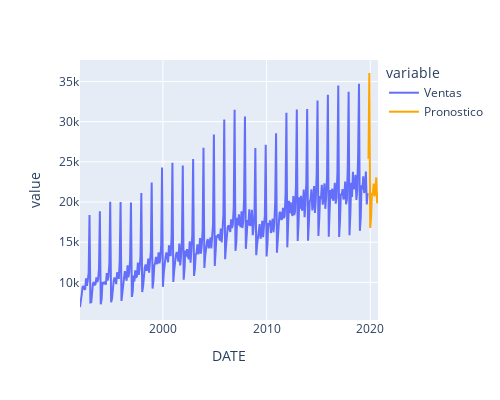

This figure's notebook cell:
### Markdown cell above
### Unir las gráficas de plotly

https://stackoverflow.com/questions/65124833/plotly-how-to-combine-scatter-and-line-plots-using-plotly-express

### Code cell
fig = px.line(df)
fig2 = px.line(df_pronostico)
fig2.update_traces(line = dict(color = 'orange'))
fig.add_trace(fig2.data[0])
fig.update_layout(width = 500, height = 400)
fig.show()

### Figure 1 — Plotly figure (JSON) as saved in the notebook; plotly's stock layout.template omitted (floating-point values rounded to 4 significant figures; data arrays with more than 128 entries replaced by an {"elided": "..."} marker saying what was removed)
{"data": [{"hovertemplate": "variable=Ventas<br>DATE=%{x}<br>value=%{y}<extra></extra>", "legendgroup": "Ventas", "line": {"color": "#636efa", "dash": "solid"}, "marker": {"symbol": "circle"}, "mode": "lines", "name": "Ventas", "orientation": "v", "showlegend": true, "type": "scatter", "x": {"elided": "334 str values"}, "xaxis": "x", "y": {"elided": "334 int values"}, "yaxis": "y"}, {"hovertemplate": "variable=Pronostico<br>index=%{x}<br>value=%{y}<extra></extra>", "legendgroup": "Pronostico", "line": {"color": "orange", "dash": "solid"}, "marker": {"symbol": "circle"}, "mode": "lines", "name": "Pronostico", "orientation": "v", "showlegend": true, "type": "scatter", "x": ["2019-11-01T00:00:00", "2019-12-01T00:00:00", "2020-01-01T00:00:00", "2020-02-01T00:00:00", "2020-03-01T00:00:00", "2020-04-01T00:00:00", "2020-05-01T00:00:00", "2020-06-01T00:00:00", "2020-07-01T00:00:00", "2020-08-01T00:00:00", "2020-09-01T00:00:00", "2020-10-01T00:00:00"], "xaxis": "x", "y": [25380.0, 36050.0, 16760.0, 18110.0, 21130.0, 20880.0, 22280.0, 20700.0, 21260.0, 23060.0, 19840.0, 21060.0], "yaxis": "y"}], "layout": {"height": 400, "legend": {"title": {"text": "variable"}, "tracegroupgap": 0}, "margin": {"t": 60}, "width": 500, "xaxis": {"anchor": "y", "autorange": true, "domain": [0, 1], "range": ["1992-01-01", "2020-10-01"], "title": {"text": "DATE"}, "type": "date"}, "yaxis": {"anchor": "x", "autorange": true, "domain": [0, 1], "range": [5321.0, 37670.0], "title": {"text": "value"}, "type": "linear"}}}
